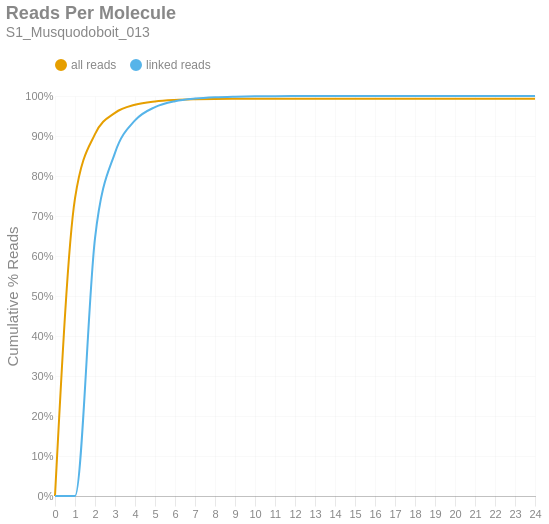

Notebook code cell kept with this figure:
### Markdown cell above
### Reads per Molecule
This chart shows the cumulative distribution of the number of reads per linked molecule. That is, how many alignments are associated with a unique molecule. This excludes the number of reads associated with invalid or absent linked-read barcodes. The `linked` histogram is the percentages recalculated when disregarding singletons.

### Code cell
if SKIPLR:
    print_html(f"Skipped")
else:
    counts = np.bincount(valids['reads'].cast(pl.Int64).to_numpy())
    weighted = counts * np.arange(len(counts))
    all_perc = weighted / n_reads
    linked_perc = weighted / n_linked_reads
    linked_perc[1] = 0
    binned_df = pl.DataFrame({
        'readsper': list(range(len(counts))),
        'all reads (cumsum)': np.cumsum(all_perc).tolist(),
        'linked reads (cumsum)': np.cumsum(linked_perc).tolist(),
    })

    with SafeRender(binned_df):
        (
            density_plot(binned_df, 'Reads Per Molecule', samplename, 'readspmol')
            .encode(
                x=alt.X('readsper:O', title=None).axis(labelAngle=0).scale(padding=0),
                y=alt.Y('value:Q', title='Cumulative % Reads').axis(format='%').stack(False),
                color=alt.Color("key:N").scale(domain=["all reads", "linked reads"]),
                tooltip=[
                    alt.Tooltip("key:N", title="Data Type"),
                    alt.Tooltip("readsper:O", title="Reads Per Molecule"),
                    alt.Tooltip("value:Q", format=".2%", title="% Reads (Cum.)")
                ]            
            )
        ).display()

### Figure 1 — Vega-Lite specification as saved in the notebook (floating-point values rounded to 4 significant figures)
{"width": "container", "height": 400, "config": {"title": {"anchor": "start", "dy": -15, "fontSize": 18, "color": "#888888", "subtitleColor": "#888888", "subtitleFontSize": 14}, "arc": {"fill": "#0072B2"}, "axis": {"domainColor": "#888888", "domainWidth": 0.5, "gridWidth": 0.2, "grid": false, "titleFontWeight": 400, "titleFontSize": 15, "labelFontSize": 11, "labelColor": "#888888", "tickColor": "#888888", "tickWidth": 0.2, "titleColor": "#888888"}, "axisBand": {"grid": false}, "axisX": {"grid": true, "tickSize": 10, "domainCap": "round"}, "axisY": {"domain": false, "grid": true, "tickSize": 0, "domainCap": "round"}, "background": "transparent", "header": {"labelFontSize": 15, "labelColor": "#888888", "titleFontSize": 15, "titleFontWeight": 600, "titleColor": "#888888"}, "legend": {"labelFont": "sans-serif", "labelFontSize": 12, "labelColor": "#888888", "symbolSize": 100, "symbolType": "circle", "titleFontSize": 12, "titlePadding": 10, "titleColor": "#888888", "title": null, "orient": "top"}, "range": {"category": ["#E69F00", "#56B4E9", "#009E73", "#F0E442", "#0072B2", "#D55E00", "#CC79A7", "#000000"], "diverging": ["#cfe8f3", "#a2d4ec", "#73bfe2", "#46abdb", "#1696d2", "#12719e"]}, "area": {"fill": "#0072B2", "fillOpacity": 0.7, "line": true, "strokeOpacity": 0.7}, "line": {"color": "#0072B2", "stroke": "#0072B2", "strokeWidth": 2}, "trail": {"color": "#0072B2", "stroke": "#0072B2", "strokeWidth": 0, "size": 1}, "point": {"filled": true, "fillOpacity": 1.0, "size": 95}, "text": {"color": "#888888", "fontSize": 11, "align": "right", "fontWeight": 400, "size": 11}, "bar": {"fill": "#0072B2", "stroke": null}, "view": {"stroke": null, "continuousWidth": 660, "continuousHeight": 400}}, "data": {"name": "data-aca32b9fcbd4945bebe1086f92b40619"}, "mark": {"type": "line", "interpolate": "monotone", "point": {"opacity": 0, "size": 275}}, "encoding": {"color": {"field": "key", "scale": {"domain": ["all reads", "linked reads"]}, "type": "nominal"}, "tooltip": [{"field": "key", "title": "Data Type", "type": "nominal"}, {"field": "readsper", "title": "Reads Per Molecule", "type": "ordinal"}, {"field": "value", "format": ".2%", "title": "% Reads (Cum.)", "type": "quantitative"}], "x": {"axis": {"labelAngle": 0}, "field": "readsper", "scale": {"padding": 0}, "title": null, "type": "ordinal"}, "y": {"axis": {"format": "%"}, "field": "value", "stack": false, "title": "Cumulative % Reads", "type": "quantitative"}}, "params": [{"name": "param_c36ac31b6afebe62", "select": {"type": "point", "fields": ["key"]}, "bind": "legend"}], "title": {"text": "Reads Per Molecule", "subtitle": "S1_Musquodoboit_013"}, "transform": [{"fold": ["all reads (cumsum)", "linked reads (cumsum)"]}, {"calculate": "replace(datum.key, ' (cumsum)', '')", "as": "key"}, {"filter": {"param": "param_c36ac31b6afebe62"}}], "usermeta": {"embedOptions": {"downloadFileName": "S1_Musquodoboit_013.readspmol"}}, "$schema": "https://vega.github.io/schema/vega-lite/v6.1.0.json", "datasets": {"data-aca32b9fcbd4945bebe1086f92b40619": [{"readsper": 0, "all reads (cumsum)": 0.0, "linked reads (cumsum)": 0.0}, {"readsper": 1, "all reads (cumsum)": 0.744, "linked reads (cumsum)": 0.0}, {"readsper": 2, "all reads (cumsum)": 0.9047, "linked reads (cumsum)": 0.6443}, {"readsper": 3, "all reads (cumsum)": 0.9579, "linked reads (cumsum)": 0.8578}, {"readsper": 4, "all reads (cumsum)": 0.9782, "linked reads (cumsum)": 0.9389}, {"readsper": 5, "all reads (cumsum)": 0.9865, "linked reads (cumsum)": 0.9722}, {"readsper": 6, "all reads (cumsum)": 0.9901, "linked reads (cumsum)": 0.9869}, {"readsper": 7, "all reads (cumsum)": 0.9918, "linked reads (cumsum)": 0.9936}, {"readsper": 8, "all reads (cumsum)": 0.9926, "linked reads (cumsum)": 0.9969}, {"readsper": 9, "all reads (cumsum)": 0.993, "linked reads (cumsum)": 0.9984}, {"readsper": 10, "all reads (cumsum)": 0.9932, "linked reads (cumsum)": 0.9992}, {"readsper": 11, "all reads (cumsum)": 0.9933, "linked reads (cumsum)": 0.9996}, {"readsper": 12, "all reads (cumsum)": 0.9933, "linked reads (cumsum)": 0.9997}, {"readsper": 13, "all reads (cumsum)": 0.9934, "linked reads (cumsum)": 0.9998}, {"readsper": 14, "all reads (cumsum)": 0.9934, "linked reads (cumsum)": 0.9999}, {"readsper": 15, "all reads (cumsum)": 0.9934, "linked reads (cumsum)": 0.9999}, {"readsper": 16, "all reads (cumsum)": 0.9934, "linked reads (cumsum)": 1.0}, {"readsper": 17, "all reads (cumsum)": 0.9934, "linked reads (cumsum)": 1.0}, {"readsper": 18, "all reads (cumsum)": 0.9934, "linked reads (cumsum)": 1.0}, {"readsper": 19, "all reads (cumsum)": 0.9934, "linked reads (cumsum)": 1.0}, {"readsper": 20, "all reads (cumsum)": 0.9934, "linked reads (cumsum)": 1.0}, {"readsper": 21, "all reads (cumsum)": 0.9934, "linked reads (cumsum)": 1.0}, {"readsper": 22, "all reads (cumsum)": 0.9934, "linked reads (cumsum)": 1.0}, {"readsper": 23, "all reads (cumsum)": 0.9934, "linked reads (cumsum)": 1.0}, {"readsper": 24, "all reads (cumsum)": 0.9934, "linked reads (cumsum)": 1.0}]}}
